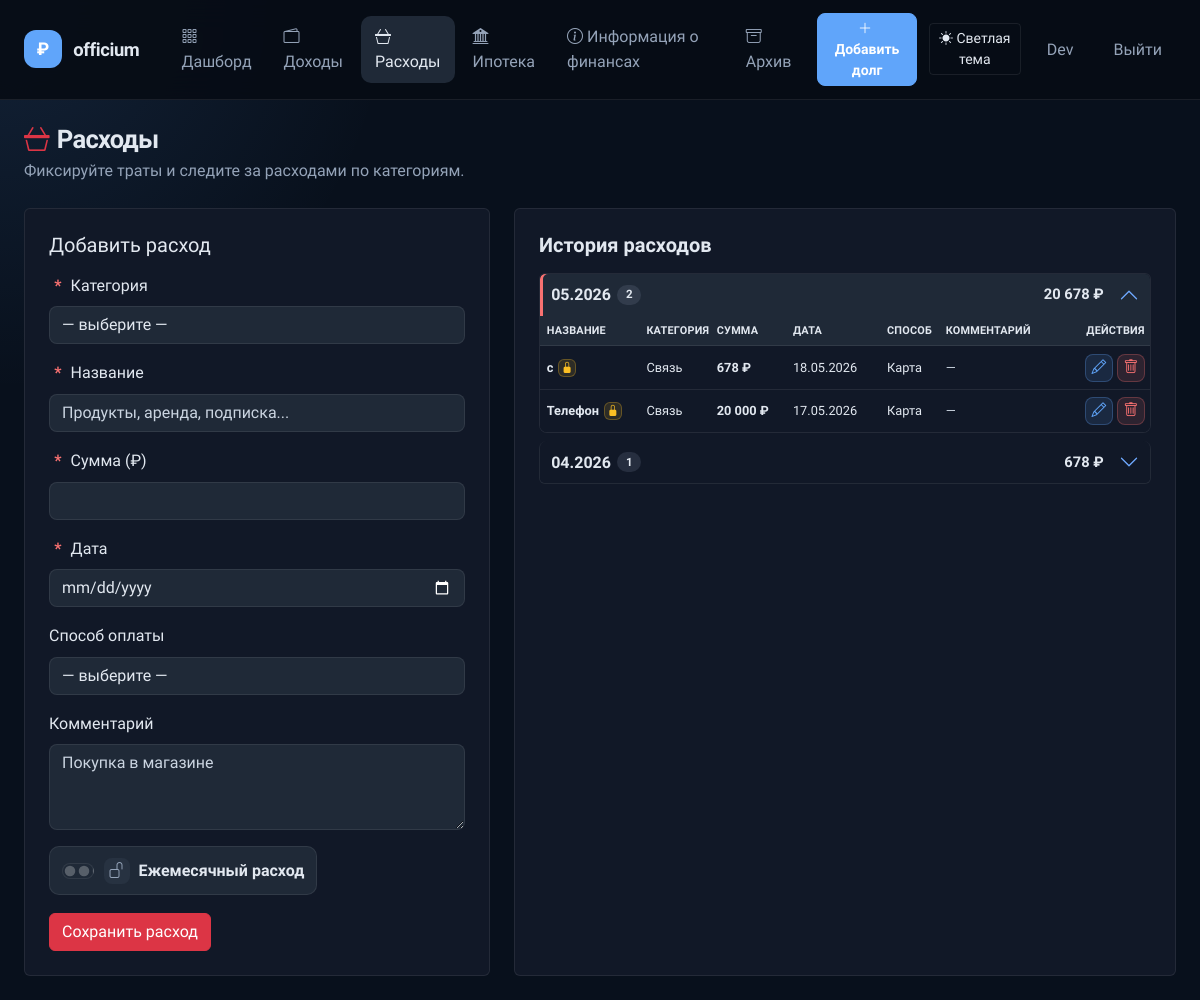
The app's page /expenses (signed in), older data.
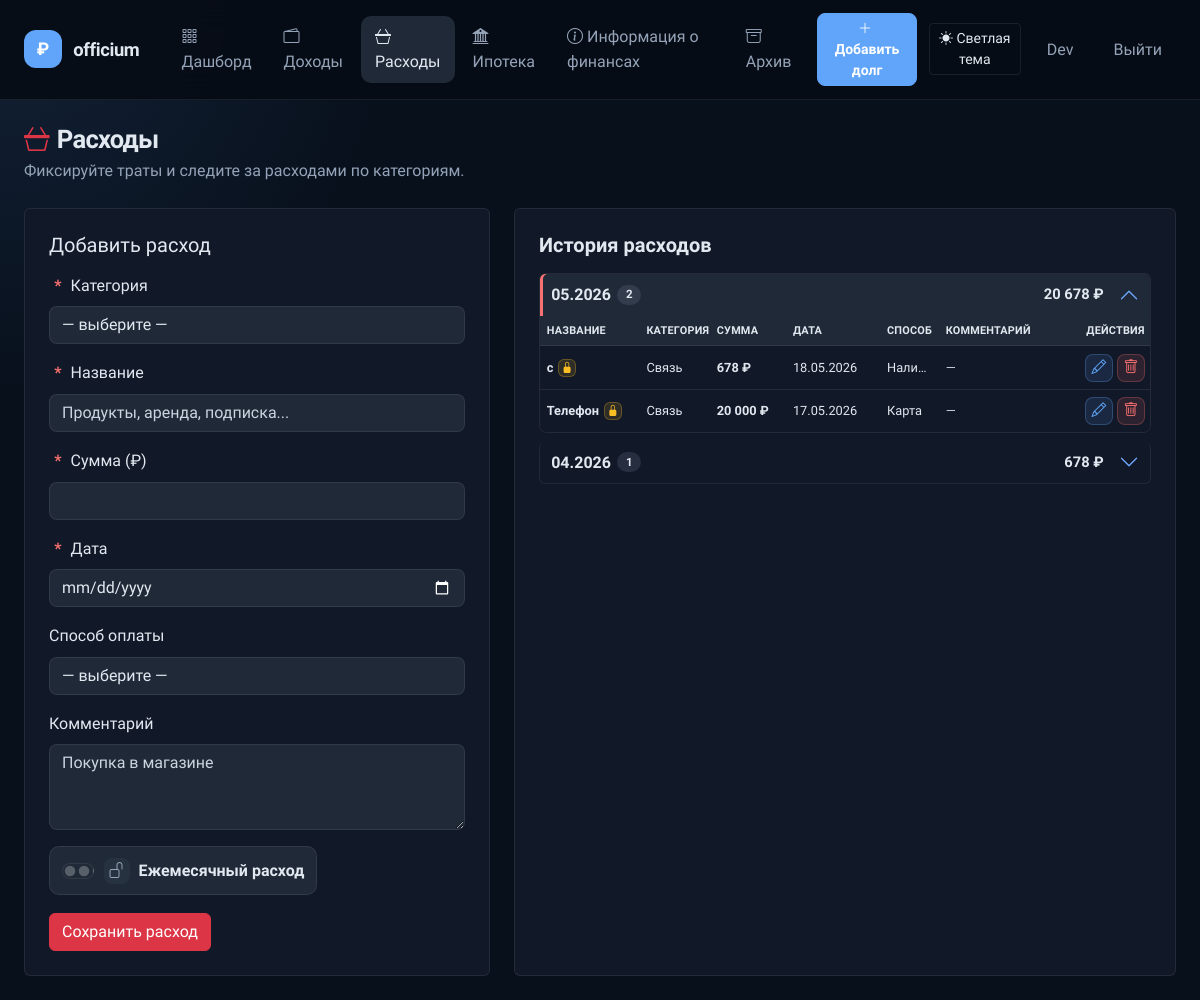
The same page, newer data.
### app/models.py (models this page shows, shortened)
class Expense(db.Model):
    __tablename__ = 'expenses'
    id = db.Column(db.Integer, primary_key=True)
    user_id = db.Column(db.Integer, db.ForeignKey('users.id'), nullable=False)
    amount = db.Column(db.Numeric(12, 2), nullable=False)
    category = db.Column(db.Enum('products', 'transport', 'communication', 'rent', 'loans', 'entertainment', 'health', 'education', 'clothing', 'subscriptions', 'other'), nullable=False)
    title = db.Column(db.String(150), nullable=False)
    expense_date = db.Column(db.Date, nullable=False)
    payment_method = db.Column(db.String(80), nullable=True)
    comment = db.Column(db.Text, nullable=True)
    created_at = db.Column(db.DateTime, default=datetime.utcnow)
    is_monthly = db.Column(db.Boolean, default=False, nullable=False)
    monthly_group_id = db.Column(db.String(36), nullable=True)
    generated_from_id = db.Column(db.Integer, db.ForeignKey('expenses.id'), nullable=True)
    generated_for_month = db.Column(db.String(7), nullable=True)  # YYYY-MM формат
    user = db.relationship('User', back_populates='expenses')

### app/routes/expenses.py (the view, shortened to what this page needs)
    @app.route('/expenses', methods=['GET', 'POST'])
    def expenses():
        error_message = None
        success_message = request.args.get('success')
        form_data = request.form if request.method == 'POST' else {}
        if is_local_test_user():
            expenses_list = [
                Expense(
                    id=1,
                    user_id=0,
                    amount=3500,
                    category='products',
                    title='Продукты',
                    expense_date=date(date.today().year, date.today().month, 12),
                    payment_method='card',
                    comment='Покупка в супермаркете',
                ),
                Expense(
                    id=2,
                    user_id=0,
                    amount=6200,
                    category='transport',
                    title='Транспорт',
                    expense_date=date(date.today().year, date.today().month, 7),
                    payment_method='card',
                    comment='Такси и метро',
                ),
                Expense(
                    id=3,
                    user_id=0,
                    amount=2200,
                    category='subscriptions',
                    title='Подписка',
                    expense_date=date(date.today().year, date.today().month, 3),
                    payment_method='card',
                    comment='Онлайн-сервисы',
                ),
            ]
        else:
            expenses_list = Expense.query.filter_by(user_id=current_user.id).order_by(Expense.expense_date.desc()).all()
        groups = group_entries_by_month(expenses_list, 'expense_date')
        active_month = date.today().strftime('%Y-%m')
        if groups and active_month not in [group['year_month'] for group in groups]:
            active_month = groups[0]['year_month']
        return render_template('expenses.html', expenses=expenses_list, groups=groups,
                               active_month=active_month, categories=EXPENSE_CATEGORIES,
                               payment_methods=PAYMENT_METHODS, success_message=success_message,
                               error_message=error_message, edit_expense=None, form_data=form_data)

### app/models.py (called while the page is built)
    @property
    def is_admin(self):
        return self.role in ('admin', 'superadmin')

### app/utils.py (called while the page is built)
def format_currency(value):
    if value is None or (isinstance(value, str) and str(value).strip().lower() in ('', 'none', 'null')):
        return '—'
    try:
        amount = Decimal(str(value))
    except Exception:
        return str(value)
    if amount == amount.to_integral():
        formatted = '{:,.0f}'.format(amount)
        return formatted.replace(',', '\xa0') + '\xa0₽'
    amount = amount.quantize(Decimal('0.01'), rounding=ROUND_HALF_UP)
    formatted = '{:,.2f}'.format(amount).replace(',', '\xa0').replace('.', ',')
    return formatted + '\xa0₽'

def display_value(value):
    if value is None:
        return '—'
    text = str(value).strip()
    if text.lower() in ('', 'none', 'null'):
        return '—'
    return text

def get_setting(key, default=None):
    try:
        setting = AppSetting.query.filter_by(key=key).first()
        return setting.value if setting else default
    except Exception:
        return default

### templates/expenses.html (shortened to what the changed rows need)
{% extends 'base.html' %}
{% block content %}
<div class="page-header d-flex align-items-center justify-content-between gap-3 mb-4">
    <div>
        <h1 class="page-title mb-1"><i class="bi bi-basket3 text-danger me-2"></i>Расходы</h1>
    </div>
</div>
<div class="row g-4">
            {% set selected_category = form_data.get('category') if form_data else (edit_expense.category if edit_expense else '') %}
            {% set selected_payment_method = form_data.get('payment_method') if form_data else (edit_expense.payment_method if edit_expense else '') %}
    <div class="col-lg-7">
        <div class="card p-4 h-100 history-card history-card--expenses">
            {% if groups %}
            <div class="accordion history-accordion" id="expenseAccordion">
                {% for group in groups %}
                <div class="accordion-item history-month">
                    <h2 class="accordion-header" id="heading-{{ group.year_month }}">
                        <button class="accordion-button history-month-header {% if group.year_month != active_month %}collapsed{% endif %}" type="button" data-bs-toggle="collapse" data-bs-target="#collapse-{{ group.year_month }}" aria-expanded="{{ 'true' if group.year_month == active_month else 'false' }}" aria-controls="collapse-{{ group.year_month }}">
                            <span class="history-month-main">
                                <span class="history-month-title">{{ group.title }}</span>
                                <span class="history-month-count">{{ group['items']|length }}</span>
                            </span>
                            <span class="history-month-total">{{ group.total_amount|money }}</span>
                        </button>
                    </h2>
                    <div id="collapse-{{ group.year_month }}" class="accordion-collapse collapse {% if group.year_month == active_month %}show{% endif %}" aria-labelledby="heading-{{ group.year_month }}" data-bs-parent="#expenseAccordion">
                        <div class="accordion-body p-0">
                            <div class="history-table-wrapper">
                                <table class="table align-middle mb-0 history-table">
                                    <colgroup>
                                        <col class="history-col-title">
                                        <col class="history-col-category">
                                        <col class="history-col-amount">
                                        <col class="history-col-date">
                                        <col class="history-col-payment">
                                        <col class="history-col-comment">
                                        {% if not current_user.is_local_test_user %}
                                        <col class="history-col-actions">
                                        {% endif %}
                                    </colgroup>
                                    <thead>
                                        <tr>
                                            <th>Название</th>
                                            <th>Категория</th>
                                            <th>Сумма</th>
                                            <th>Дата</th>
                                            <th>Способ</th>
                                            <th>Комментарий</th>
                                            {% if not current_user.is_local_test_user %}
                                            <th class="text-center">Действия</th>
                                            {% endif %}
                                        </tr>
                                    </thead>
                                    <tbody>
                                        {% for expense in group['items'] %}
                                        <tr>
                                            <td class="history-title-cell">
                                                <div class="history-title-wrap history-name">
                                                    <span class="history-title-text" title="{{ expense.title|display }}">{{ expense.title|display }}</span>
                                                {% if expense.is_monthly %}
                                                    <span class="monthly-lock" title="Ежемесячный расход" aria-label="Ежемесячный расход"><i class="bi bi-lock-fill" aria-hidden="true"></i></span>
                                                {% endif %}
                                                </div>
                                            </td>
                                            {% set expense_category = dict(categories)[expense.category] %}
                                            <td class="history-category" title="{{ expense_category }}">{{ expense_category }}</td>
                                            <td class="history-amount">{{ expense.amount|money }}</td>
                                            <td class="history-date">{{ expense.expense_date.strftime('%d.%m.%Y') }}</td>
                                            {% set expense_payment = dict(payment_methods).get(expense.payment_method, '—')|display %}
                                            <td class="history-payment-cell" title="{{ expense_payment }}"><span class="history-payment">{{ expense_payment }}</span></td>
                                            {% set expense_comment = expense.comment|display %}
                                            <td class="history-comment-cell"><span class="history-comment" title="{{ expense_comment }}">{{ expense_comment }}</span></td>
                                            {% if not current_user.is_local_test_user %}
                                            <td class="history-actions-cell">
                                                <div class="history-actions">
                                                    <a href="{{ url_for('edit_expense', expense_id=expense.id) }}" class="history-icon-btn history-icon-btn-edit" title="Редактировать" aria-label="Редактировать">
                                                        <i class="bi bi-pencil" aria-hidden="true"></i>
                                                    </a>
                                                    <form method="post" action="{{ url_for('delete_expense', expense_id=expense.id) }}" class="history-delete-form" onsubmit="return confirm('Удалить этот расход?');">
                                                        <button type="submit" class="history-icon-btn history-icon-btn-delete" title="Удалить" aria-label="Удалить">
                                                            <i class="bi bi-trash" aria-hidden="true"></i>
                                                        </button>
                                                    </form>
                                                </div>
                                            </td>
                                            {% endif %}
                                        </tr>
                                        {% endfor %}
                                    </tbody>
                                </table>
                            </div>
                        </div>
                    </div>
                </div>
                {% endfor %}
            </div>
            {% else %}
            <div class="text-center py-5">
                <p class="text-muted mb-0">Пока нет записей расходов. Добавьте первый расход.</p>
            </div>
            {% endif %}
        </div>
    </div>
</div>
{% endblock %}

Row changes from the older to the newer data that the page shows:
changed Expense (number 1 of 2 on the later page): expense_payment "Карта" → "Нали…"
